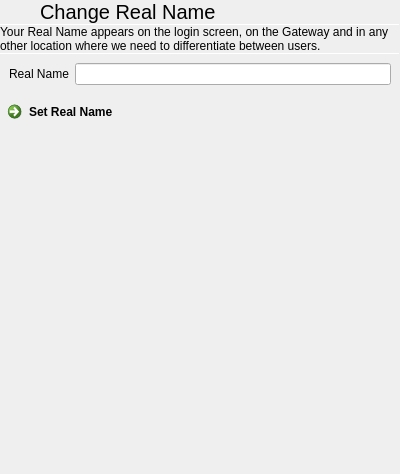
<?xml version="1.0" encoding="UTF-8"?>
<ui version="4.0">
 <class>ChangeRealNameDialog</class>
 <widget class="QWidget" name="ChangeRealNameDialog">
  <property name="geometry">
   <rect>
    <x>0</x>
    <y>0</y>
    <width>400</width>
    <height>474</height>
   </rect>
  </property>
  <property name="windowTitle">
   <string>Form</string>
  </property>
  <layout class="QVBoxLayout" name="verticalLayout">
   <property name="spacing">
    <number>0</number>
   </property>
   <property name="leftMargin">
    <number>0</number>
   </property>
   <property name="topMargin">
    <number>0</number>
   </property>
   <property name="rightMargin">
    <number>0</number>
   </property>
   <property name="bottomMargin">
    <number>0</number>
   </property>
   <item>
    <widget class="tStackedWidget" name="stackedWidget">
     <property name="currentIndex">
      <number>0</number>
     </property>
     <widget class="QWidget" name="setRealNamePage">
      <layout class="QVBoxLayout" name="verticalLayout_7">
       <property name="spacing">
        <number>0</number>
       </property>
       <property name="leftMargin">
        <number>0</number>
       </property>
       <property name="topMargin">
        <number>0</number>
       </property>
       <property name="rightMargin">
        <number>0</number>
       </property>
       <property name="bottomMargin">
        <number>0</number>
       </property>
       <item>
        <layout class="QHBoxLayout" name="horizontalLayout">
         <property name="spacing">
          <number>0</number>
         </property>
         <item>
          <widget class="QPushButton" name="backButton">
           <property name="sizePolicy">
            <sizepolicy hsizetype="Preferred" vsizetype="Preferred">
             <horstretch>0</horstretch>
             <verstretch>0</verstretch>
            </sizepolicy>
           </property>
           <property name="text">
            <string/>
           </property>
           <property name="icon">
            <iconset theme="go-previous">
             <normaloff>../PulseaudioPane</normaloff>../PulseaudioPane</iconset>
           </property>
           <property name="flat">
            <bool>true</bool>
           </property>
          </widget>
         </item>
         <item>
          <widget class="QLabel" name="label">
           <property name="sizePolicy">
            <sizepolicy hsizetype="Expanding" vsizetype="Preferred">
             <horstretch>0</horstretch>
             <verstretch>0</verstretch>
            </sizepolicy>
           </property>
           <property name="font">
            <font>
             <pointsize>15</pointsize>
            </font>
           </property>
           <property name="text">
            <string>Change Real Name</string>
           </property>
           <property name="margin">
            <number>9</number>
           </property>
          </widget>
         </item>
        </layout>
       </item>
       <item>
        <widget class="Line" name="line">
         <property name="maximumSize">
          <size>
           <width>16777215</width>
           <height>1</height>
          </size>
         </property>
         <property name="orientation">
          <enum>Qt::Horizontal</enum>
         </property>
        </widget>
       </item>
       <item>
        <widget class="QLabel" name="label_29">
         <property name="text">
          <string>Your Real Name appears on the login screen, on the Gateway and in any other location where we need to differentiate between users.</string>
         </property>
         <property name="wordWrap">
          <bool>true</bool>
         </property>
         <property name="margin">
          <number>9</number>
         </property>
        </widget>
       </item>
       <item>
        <widget class="Line" name="line_7">
         <property name="maximumSize">
          <size>
           <width>16777215</width>
           <height>1</height>
          </size>
         </property>
         <property name="orientation">
          <enum>Qt::Horizontal</enum>
         </property>
        </widget>
       </item>
       <item>
        <layout class="QGridLayout" name="gridLayout_6">
         <property name="leftMargin">
          <number>9</number>
         </property>
         <property name="topMargin">
          <number>9</number>
         </property>
         <property name="rightMargin">
          <number>9</number>
         </property>
         <property name="bottomMargin">
          <number>9</number>
         </property>
         <property name="spacing">
          <number>6</number>
         </property>
         <item row="0" column="1">
          <widget class="QLineEdit" name="realNameLineEdit"/>
         </item>
         <item row="0" column="0">
          <widget class="QLabel" name="label_25">
           <property name="text">
            <string>Real Name</string>
           </property>
          </widget>
         </item>
        </layout>
       </item>
       <item>
        <widget class="QCommandLinkButton" name="setPasswordButton">
         <property name="text">
          <string>Set Real Name</string>
         </property>
        </widget>
       </item>
       <item>
        <spacer name="verticalSpacer_6">
         <property name="orientation">
          <enum>Qt::Vertical</enum>
         </property>
         <property name="sizeHint" stdset="0">
          <size>
           <width>20</width>
           <height>40</height>
          </size>
         </property>
        </spacer>
       </item>
      </layout>
     </widget>
     <widget class="QWidget" name="processingPage">
      <layout class="QGridLayout" name="gridLayout_7">
       <item row="0" column="1">
        <spacer name="verticalSpacer_8">
         <property name="orientation">
          <enum>Qt::Vertical</enum>
         </property>
         <property name="sizeHint" stdset="0">
          <size>
           <width>20</width>
           <height>204</height>
          </size>
         </property>
        </spacer>
       </item>
       <item row="1" column="0">
        <spacer name="horizontalSpacer_3">
         <property name="orientation">
          <enum>Qt::Horizontal</enum>
         </property>
         <property name="sizeHint" stdset="0">
          <size>
           <width>171</width>
           <height>20</height>
          </size>
         </property>
        </spacer>
       </item>
       <item row="1" column="1">
        <widget class="tCircularSpinner" name="widget_2" native="true"/>
       </item>
       <item row="1" column="2">
        <spacer name="horizontalSpacer_4">
         <property name="orientation">
          <enum>Qt::Horizontal</enum>
         </property>
         <property name="sizeHint" stdset="0">
          <size>
           <width>170</width>
           <height>20</height>
          </size>
         </property>
        </spacer>
       </item>
       <item row="2" column="1">
        <spacer name="verticalSpacer_7">
         <property name="orientation">
          <enum>Qt::Vertical</enum>
         </property>
         <property name="sizeHint" stdset="0">
          <size>
           <width>20</width>
           <height>203</height>
          </size>
         </property>
        </spacer>
       </item>
      </layout>
     </widget>
    </widget>
   </item>
  </layout>
 </widget>
 <customwidgets>
  <customwidget>
   <class>tCircularSpinner</class>
   <extends>QWidget</extends>
   <header location="global">tcircularspinner.h</header>
   <container>1</container>
  </customwidget>
  <customwidget>
   <class>tStackedWidget</class>
   <extends>QStackedWidget</extends>
   <header location="global">tstackedwidget.h</header>
   <container>1</container>
  </customwidget>
 </customwidgets>
 <resources/>
 <connections/>
</ui>
